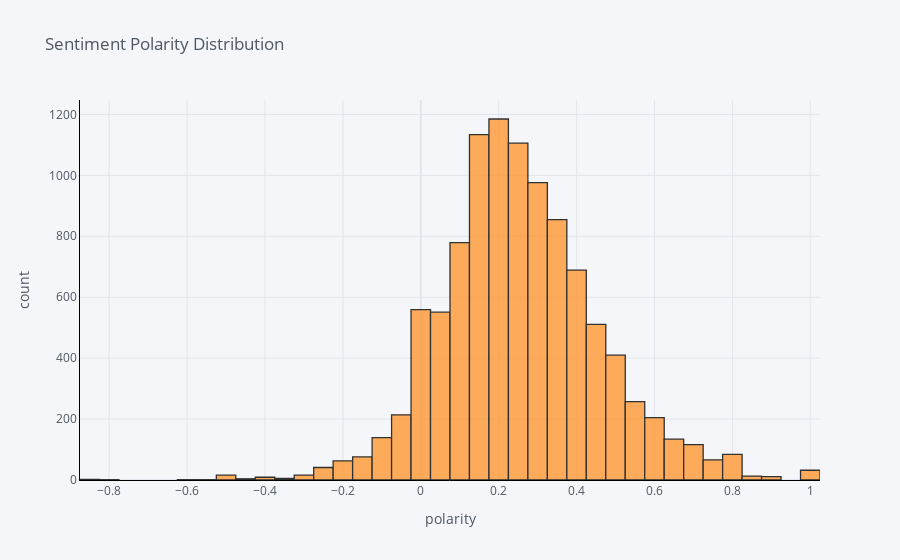

The notebook cell saved with this chart:
### Markdown cell above
## Sentiment polarity distribution
**Let's look at our polarity distribution**

### Code cell
process_reviews['polarity'].iplot(
    kind='hist',
    bins=50,
    xTitle='polarity',
    linecolor='black',
    yTitle='count',
    title='Sentiment Polarity Distribution')

### Figure 1 — Plotly figure (JSON) as saved in the notebook; plotly's stock layout.template omitted (floating-point values rounded to 4 significant figures; data arrays with more than 128 entries replaced by an {"elided": "..."} marker saying what was removed)
{"data": [{"histfunc": "count", "histnorm": "", "marker": {"color": "rgba(255, 153, 51, 1.0)", "line": {"color": "#000000", "width": 1.3}}, "name": "polarity", "nbinsx": 50, "opacity": 0.8, "orientation": "v", "type": "histogram", "x": {"elided": "10261 float values"}}], "layout": {"barmode": "overlay", "legend": {"bgcolor": "#F5F6F9", "font": {"color": "#4D5663"}}, "paper_bgcolor": "#F5F6F9", "plot_bgcolor": "#F5F6F9", "title": {"font": {"color": "#4D5663"}, "text": "Sentiment Polarity Distribution"}, "xaxis": {"gridcolor": "#E1E5ED", "linecolor": "black", "showgrid": true, "tickfont": {"color": "#4D5663"}, "title": {"font": {"color": "#4D5663"}, "text": "polarity"}, "zerolinecolor": "#E1E5ED"}, "yaxis": {"gridcolor": "#E1E5ED", "linecolor": "black", "showgrid": true, "tickfont": {"color": "#4D5663"}, "title": {"font": {"color": "#4D5663"}, "text": "count"}, "zerolinecolor": "#E1E5ED"}}}
